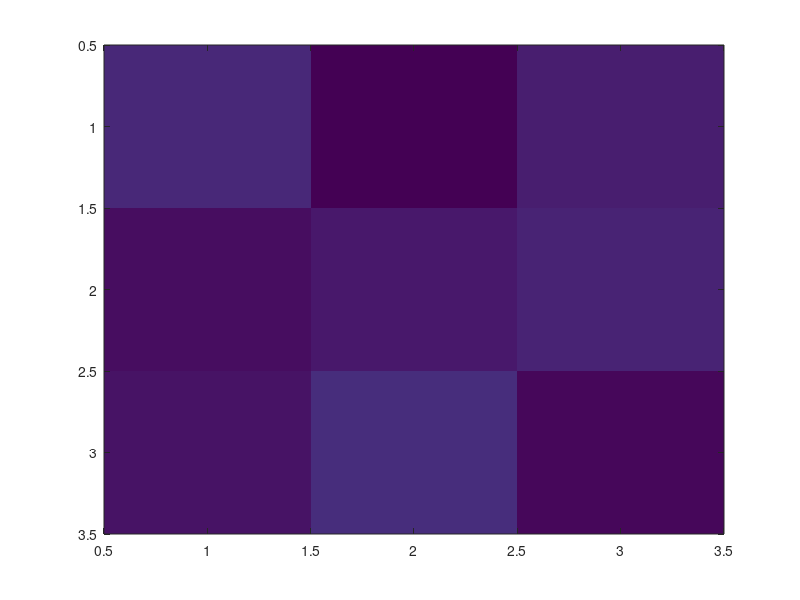

This figure's MATLAB source: (Note: this script raises an error after producing the figure.)
%=============================================================================
% Copyright (c) 2016-present Allan CORNET (Nelson)
%=============================================================================
% This file is part of Nelson.
%=============================================================================
% LICENCE_BLOCK_BEGIN
% SPDX-License-Identifier: LGPL-3.0-or-later
% LICENCE_BLOCK_END
%=============================================================================
% <--ADV-CLI MODE-->
%=============================================================================
% Image AlphaData keeps its shape and class, and makes cells transparent
% whatever the call order (in the call, before or after a CData change).
%=============================================================================
C = magic(6);
C(2:3, 2:3) = NaN;
mask = ~isnan(C);
f = figure('Visible', 'off', 'Position', [100 100 600 600]);
ax = axes(f);
h = image(ax, magic(3));
assert_isequal(h.AlphaData, 1);
assert_isequal(class(h.AlphaData), 'double');
h.AlphaData = uint8([1 2; 3 4]);
assert_isequal(class(h.AlphaData), 'uint8');
assert_isequal(size(h.AlphaData), [2 2]);
close(f);
%=============================================================================
for order = 1:3
  f = figure('Visible', 'off', 'Position', [100 100 600 600]);
  ax = axes(f);
  switch order
    case 1
      h = imagesc(ax, C, 'AlphaData', mask);
      assert_isequal(size(h.AlphaData), [6 6]);
      assert_isequal(class(h.AlphaData), 'logical');
    case 2
      h = imagesc(ax, zeros(6));
      h.AlphaData = mask;
      h.CData = C;
    case 3
      h = imagesc(ax, C);
      h.AlphaData = mask;
  end
  assert_isequal(h.AlphaData, mask);
  ax.Color = [1 0 0];
  img = getframe(f);
  % Cell (2,2) is NaN: the red axes background shows through; cell (5,5) is opaque.
  assert_istrue(isRed(cellPixel(img.cdata, ax, 2, 2)), sprintf('order %d', order));
  assert_isfalse(isRed(cellPixel(img.cdata, ax, 5, 5)), sprintf('order %d', order));
  % Back to fully opaque: the NaN cells show the lowest colormap color again.
  h.AlphaData = 1;
  img = getframe(f);
  assert_isfalse(isRed(cellPixel(img.cdata, ax, 2, 2)));
  close(f);
end
%=============================================================================
function rgb = cellPixel(cdata, ax, row, col)
  [h, w, ~] = size(cdata);
  p = ax.Position;
  xl = ax.XLim;
  yl = ax.YLim;
  fx = p(1) + p(3) * (col - xl(1)) / (xl(2) - xl(1));
  % imagesc uses YDir reverse: row 1 is at the top.
  fy = p(2) + p(4) * (1 - (row - yl(1)) / (yl(2) - yl(1)));
  x = round(fx * w);
  y = round((1 - fy) * h);
  rgb = double(squeeze(cdata(y, x, :)))';
end
%=============================================================================
function tf = isRed(rgb)
  tf = rgb(1) > 200 && rgb(2) < 60 && rgb(3) < 60;
end
%=============================================================================
